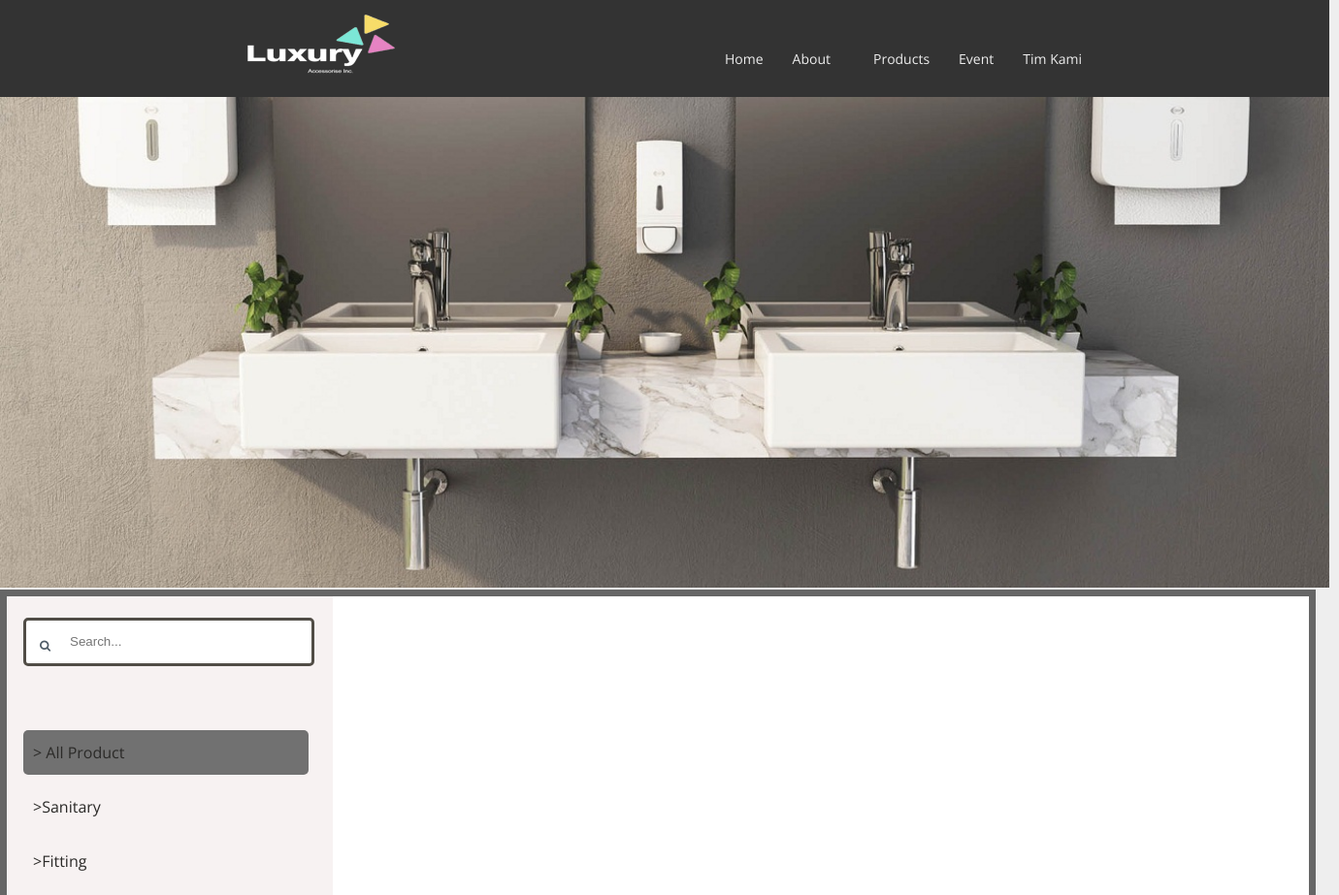
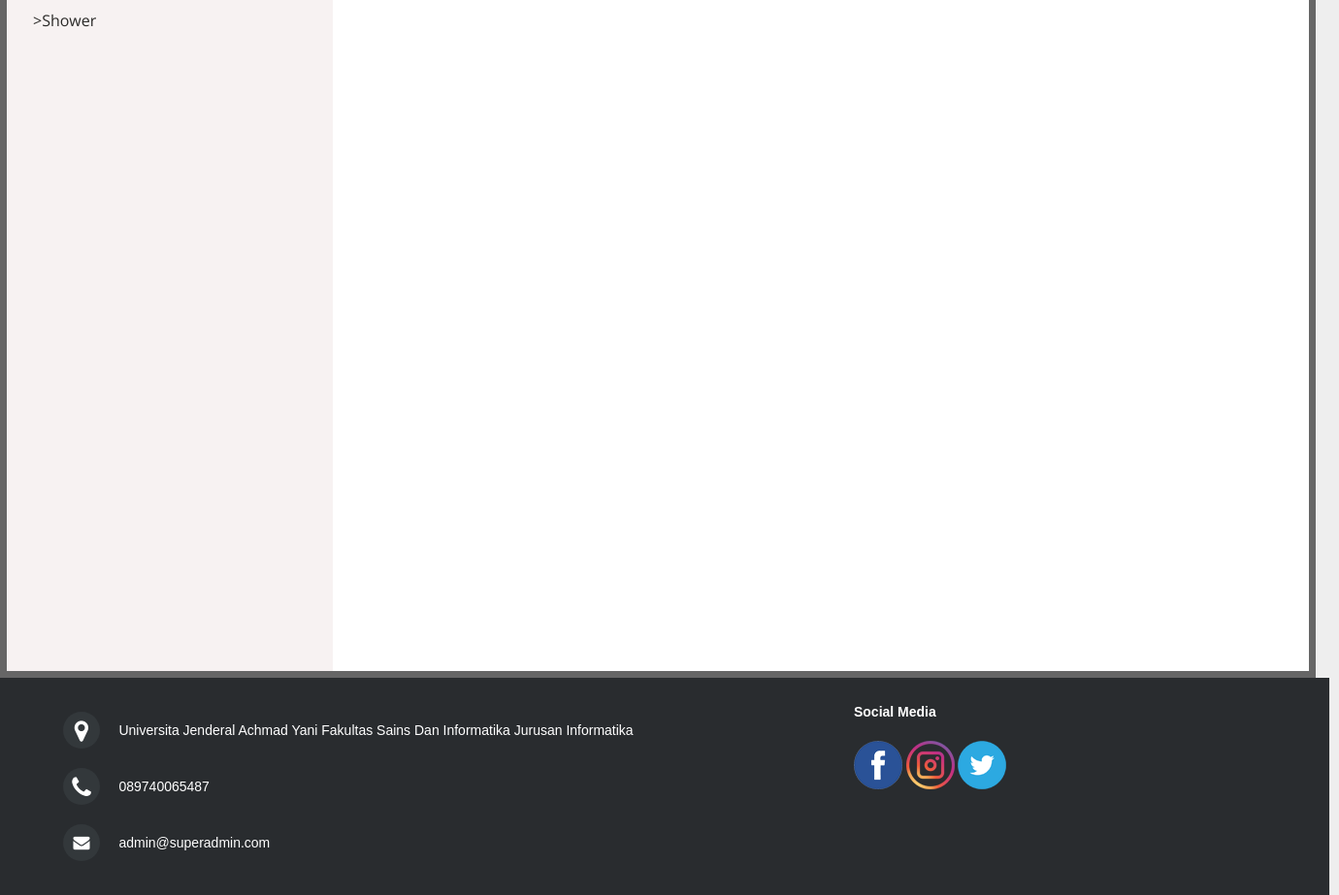
/produkk.php, run on the app's committed database (2 pictures, top to bottom).
### tables this page shows
CREATE TABLE IF NOT EXISTS `kategori` (
  `id` int(11) NOT NULL AUTO_INCREMENT,
  `nama` varchar(155) NOT NULL,
  `keterangan` varchar(255) NOT NULL,
  PRIMARY KEY (`id`)
);

CREATE TABLE IF NOT EXISTS `kontak` (
  `id` int(12) NOT NULL AUTO_INCREMENT,
  `alamat` text NOT NULL,
  `mobile` varchar(12) NOT NULL,
  `email` varchar(100) NOT NULL,
  PRIMARY KEY (`id`)
);

CREATE TABLE IF NOT EXISTS `sosmed` (
  `id` int(11) NOT NULL AUTO_INCREMENT,
  `ig` text NOT NULL,
  `fb` text NOT NULL,
  `twitter` text NOT NULL,
  PRIMARY KEY (`id`)
);

### produkk.php (the view, shortened to what this page needs)
<!DOCTYPE html>
<html>
<head>
	<link rel="stylesheet" type="text/css" href="assets/css/prod.css">
	<link rel="stylesheet" type="text/css" href="assets/css/slide.css">
</head>
<body>
	<div class="wrapper">
		<div class="menu">
			<?php include ("menu.php");?>
		</div>
		<div class="header">
			<div class="slideshow-container">
					  <div class="mySlides fade">
						<img src="assets/image/4.jpg" style="width:100%">
					  </div>
			</div><br><br><br><br><br><br>
		</div>
		<div  class="konten">
			<div class="pencarian">
				<div class="box">
				  <div class="container-1">
					<form>
				      <span class="icon"><i class="fa fa-search"></i></span>
				      <input type="search" id="search" placeholder="Search..." />
					</form><br>
				  </div>
					<a href="produk.php"><div class="all active">> All Product</div></a>
					<?php
					require_once("admin/konfigurasi/koneksi.php");
					$query=mysqli_query($con,"SELECT * FROM kategori");
						while ($data=mysqli_fetch_array($query)) {
					?>
					<a href="produkk.php?nama=<?php echo $data['nama'];?>"><div class="snt">><?php echo $data['nama'];?> </div></a>
					<?php
					}
				?>
				</div>
			</div>
			<?php
					require_once("admin/konfigurasi/koneksi.php");
					?>
		</div>
			<div class="footer">
				<div class="footer">
					<?php include ("footer.php");?>
				</div>
			</div>
	</div>
</body>
</html>

### footer.php (shortened to what this page needs)
<!DOCTYPE html>
<html>
<head>
	<link rel="stylesheet" href="assets/css/footer.css">
	<link rel="stylesheet" href="http://maxcdn.bootstrapcdn.com/font-awesome/4.2.0/css/font-awesome.min.css">
</head>
	<body>
		<footer class="footer-distributed">
			<div class="footer-center">
				<?php
					require_once("admin/konfigurasi/koneksi.php");
					$query=mysqli_query($con,"SELECT * FROM kontak");
					while ($data=mysqli_fetch_array($query)) {
				?>
				<div>
					<i class="fa fa-map-marker"></i>
					<p><span><?php echo $data['alamat'];?></span></p>
				</div>
				<div>
					<i class="fa fa-phone"></i>
					<p><span><?php echo $data['mobile'];?></span></p>
				</div>
				<div>
					<i class="fa fa-envelope"></i>
					<p><span><?php echo $data['email'];?></span></p>
				</div>
			</div>
			<?php
				}
			?>
			<div class="footer-right">
				<?php
					require_once("admin/konfigurasi/koneksi.php");
					$query=mysqli_query($con,"SELECT * FROM sosmed");
					while ($data=mysqli_fetch_array($query)) {
				?>
				<p class="footer-company-about">
					<span>Social Media</span>
					<a href="<?php echo $data['fb'];?>" target="blank"><img src="assets/image/fb.png"></a>
					<a href="<?php echo $data['ig'];?>" target="blank"><img src="assets/image/ig.png"></a>
					<a href="<?php echo $data['twitter'];?>" target="blank"><img src="assets/image/twitter.png"></a>
				</p>
				<?php
				}
			?>
			</div>
		</footer>
	</body>
</html>

### assets/css/prod.css (style rules this page uses)
body, html { height: 100%; }
html, body, div, span, applet, object, iframe, h1, h2, h3, h4, h5, h6, p, blockquote, pre, a, abbr, acronym, address, big, cite, code, del, dfn, em, font, img, ins, kbd, q, s, samp, small, strike, strong, sub, sup, tt, var, b, u, i, center, dl, dt, dd, ol, ul, li, fieldset, form, label, legend, table, caption, tbody, tfoot, thead, tr, th, td { margin: 0; padding: 0; border: 0; outline: 0; font-size: 100%; vertical-align: baseline; }
body { line-height: 1; font-family: 'Open Sans', sans-serif; }
.wrapper { width: 1370px; background: white; }
.container-1 { width: 300px; vertical-align: middle; white-space: nowrap; position: relative; margin-top: 22px; margin-left: 17px; }
.container-1 input#search { width: 300px; height: 50px; background: white; border: solid #514d46; font-size: 10pt; float: left; color: #63717f; padding-left: 45px; -webkit-border-radius: 5px; -moz-border-radius: 5px; border-radius: 5px; }
.container-1 .icon { position: absolute; top: 50%; margin-left: 17px; margin-top: 17px; z-index: 1; color: #4f5b66; }
.all { margin-right: 25px; margin-left: 17px; margin-top: 104px; font-family: 'Open Sans', sans-serif; font-size: 16px; color: #2b2a28; padding: 15px 10px; }
.snt { margin-right: 25px; margin-left: 17px; margin-top: 10px; font-family: 'Open Sans', sans-serif; font-size: 16px; color: #2b2a28; padding: 15px 10px; }
.active { background-color: #ddd; border-radius: 5px; }
.konten { border: 7px solid; width: 99%; float: left; background: white; }
.footer { width: 100%; float:left; background: white; }
.pencarian { width: 25%; height: 1000px; background: #f7f2f2; float: left; }
.menu { width: 100%; background: green; float: left; }
p { line-height: 2em; text-align: justify; font-size: 10pt; color: #efe8e8; }

### assets/css/slide.css (style rules this page uses)
* { box-sizing:border-box }
.slideshow-container { position: relative; margin: auto; width: 100%; float: left; margin-top: 0px; }
.mySlides { display: none; }
.active, .dot:hover { background-color: #717171; }
.fade { -webkit-animation-name: fade; -webkit-animation-duration: 1.5s; animation-name: fade; animation-duration: 1.5s; }

### assets/css/menu.css (style rules this page uses)
body { background-color: #eee; color: #666; font-family: 'Open Sans', sans-serif; font-size: 12px; margin:0px; padding:0px; }
a { color: #23dbdb; text-decoration: none; }

### assets/css/footer.css (style rules this page uses)
.footer-distributed { background-color: #292c2f; box-shadow: 0 1px 1px 0 rgba(0, 0, 0, 0.12); box-sizing: border-box; width: 100%; text-align: left; font: bold 16px sans-serif; padding: 25px 50px; }
.footer-distributed .footer-left, .footer-distributed .footer-center, .footer-distributed .footer-right { display: inline-block; vertical-align: top; }
.footer-distributed .footer-center { width: 65%; }
.footer-distributed .footer-center i { background-color: #33383b; color: #ffffff; font-size: 25px; width: 38px; height: 38px; border-radius: 50%; text-align: center; line-height: 42px; margin: 10px 15px; vertical-align: middle; }
.footer-distributed .footer-center i.fa-envelope { font-size: 17px; line-height: 38px; }
.footer-distributed .footer-center p { display: inline-block; color: #ffffff; vertical-align: middle; margin:0; }
.footer-distributed .footer-center p span { display:block; font-weight: normal; font-size:14px; line-height:2; }
.footer-distributed .footer-right { width: 20%; }
.footer-distributed .footer-company-about { line-height: 20px; color: #92999f; font-size: 13px; font-weight: normal; margin: 0; }
.footer-distributed .footer-company-about span { display: block; color: #ffffff; font-size: 14px; font-weight: bold; margin-bottom: 20px; }

### data on the page
kategori: nama "Sanitary"
kategori: nama "Fitting"
kategori: nama "Shower"
kontak: alamat "Universita Jenderal Achmad Yani Fakultas Sains Dan Informatika Jurusan Informatika", mobile "089740065487", email "admin@superadmin.com"
